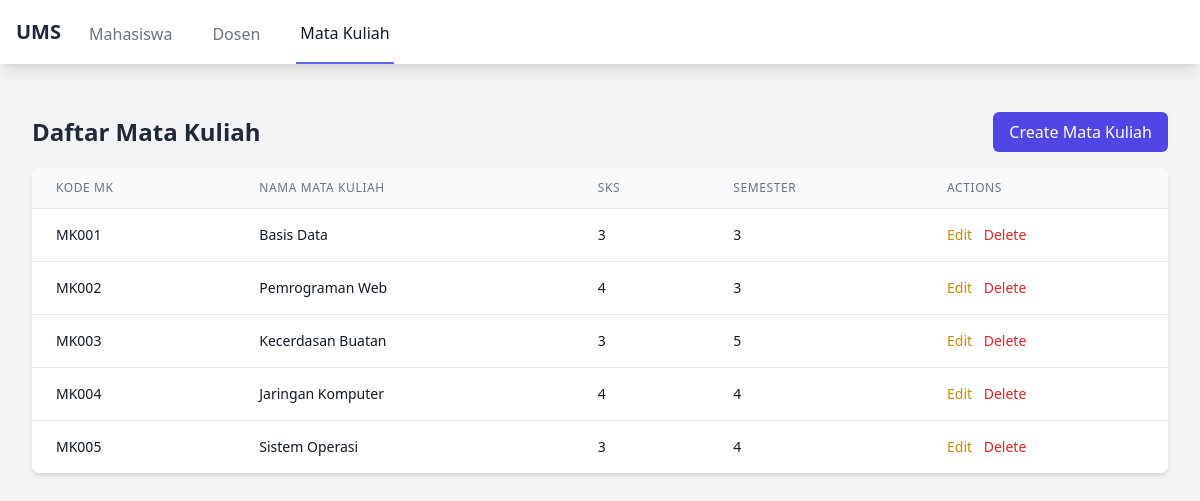
The page /frontend/matakuliah/index.php on the database its author committed.
### tables this page shows
CREATE TABLE MataKuliah (
    KodeMataKuliah VARCHAR(10) PRIMARY KEY,
    NamaMataKuliah VARCHAR(100),
    SKS INT,
    Semester INT
);

### frontend/matakuliah/index.php (the view, shortened to what this page needs)
<?php
require_once '../../routing/config.php';
$stmt = $pdo->query('SELECT * FROM MataKuliah');
$matakuliah = $stmt->fetchAll(PDO::FETCH_ASSOC);
?>
<!DOCTYPE html>
<html lang="en">
<head>
    <script src="https://cdn.tailwindcss.com"></script>
</head>
<body class="bg-gray-100" x-data="{
    showModal: false,
    formData: {
        kodemk: '',
        namamk: '',
        sks: '',
        semester: ''
    }
}">
    <?php include '../components/navbar.php'; ?>
    <div class="max-w-7xl mx-auto py-6 sm:px-6 lg:px-8">
        <div class="px-4 py-6 sm:px-0">
            <div class="flex justify-between items-center mb-4">
                <h2 class="text-2xl font-semibold text-gray-800">Daftar Mata Kuliah</h2>
                <button @click="showModal = true; formData = {kodemk: '', namamk: '', sks: '', semester: ''}"
                    class="bg-indigo-600 text-white px-4 py-2 rounded-md hover:bg-indigo-700">
                    Create Mata Kuliah
                </button>
            </div>
            <div class="bg-white shadow-md rounded-lg overflow-hidden">
                <table class="min-w-full divide-y divide-gray-200">
                    <thead class="bg-gray-50">
                        <tr>
                            <th class="px-6 py-3 text-left text-xs font-medium text-gray-500 uppercase tracking-wider">
                                Kode MK</th>
                            <th class="px-6 py-3 text-left text-xs font-medium text-gray-500 uppercase tracking-wider">
                                Nama Mata Kuliah</th>
                            <th class="px-6 py-3 text-left text-xs font-medium text-gray-500 uppercase tracking-wider">
                                SKS</th>
                            <th class="px-6 py-3 text-left text-xs font-medium text-gray-500 uppercase tracking-wider">
                                Semester</th>
                            <th class="px-6 py-3 text-left text-xs font-medium text-gray-500 uppercase tracking-wider">
                                Actions</th>
                        </tr>
                    </thead>
                    <tbody class="bg-white divide-y divide-gray-200">
                        <?php foreach ($matakuliah as $mk): ?>
                        <tr class="hover:bg-gray-50">
                            <td class="px-6 py-4 whitespace-nowrap text-sm text-gray-900">
                                <?= htmlspecialchars($mk['KodeMataKuliah']) ?></td>
                            <td class="px-6 py-4 whitespace-nowrap text-sm text-gray-900">
                                <?= htmlspecialchars($mk['NamaMataKuliah']) ?></td>
                            <td class="px-6 py-4 whitespace-nowrap text-sm text-gray-900">
                                <?= htmlspecialchars($mk['SKS']) ?></td>
                            <td class="px-6 py-4 whitespace-nowrap text-sm text-gray-900">
                                <?= htmlspecialchars($mk['Semester']) ?></td>
                            <td class="px-6 py-4 whitespace-nowrap text-sm font-medium space-x-2">
                                <button @click="showModal = true; formData = {
                                            kodemk: '<?= $mk['KodeMataKuliah'] ?>',
                                            namamk: '<?= $mk['NamaMataKuliah'] ?>',
                                            sks: '<?= $mk['SKS'] ?>',
                                            semester: '<?= $mk['Semester'] ?>'
                                        }" class="text-yellow-600 hover:text-yellow-900">Edit</button>
                                <a href="delete.php?kodemk=<?= $mk['KodeMataKuliah'] ?>"
                                    class="text-red-600 hover:text-red-900"
                                    onclick="return confirm('Are you sure you want to delete this course?')">Delete</a>
                            </td>
                        </tr>
                        <?php endforeach; ?>
                    </tbody>
                </table>
            </div>
        </div>
    </div>
</body>
</html>

### rows shown on the page
matakuliah: KodeMataKuliah "MK001", NamaMataKuliah "Basis Data", SKS "3", Semester "3"
matakuliah: KodeMataKuliah "MK002", NamaMataKuliah "Pemrograman Web", SKS "4", Semester "3"
matakuliah: KodeMataKuliah "MK003", NamaMataKuliah "Kecerdasan Buatan", SKS "3", Semester "5"
matakuliah: KodeMataKuliah "MK004", NamaMataKuliah "Jaringan Komputer", SKS "4", Semester "4"
matakuliah: KodeMataKuliah "MK005", NamaMataKuliah "Sistem Operasi", SKS "3", Semester "4"
